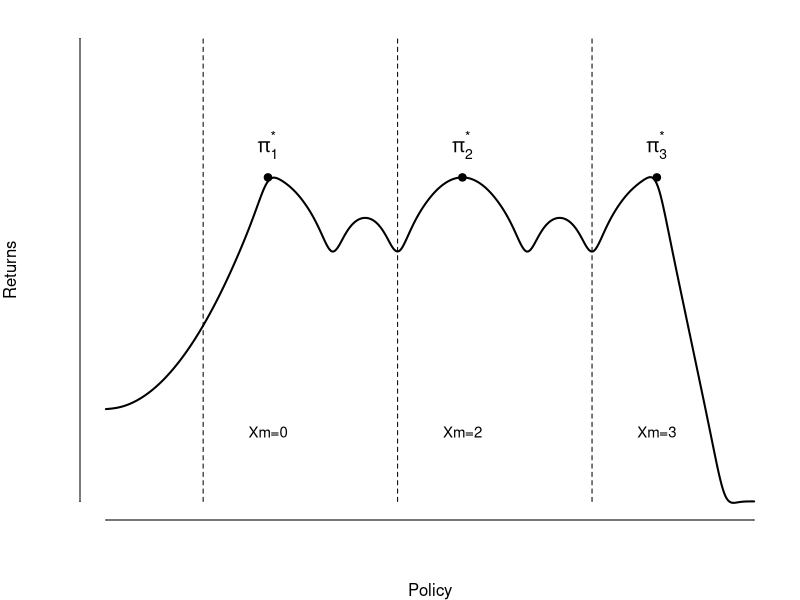

The R source for this figure:
# Create a diagram with multiple equal-height optima

# Set up a simple plotting area
png("irl_diagram_equal_heights.png", width=700, height=400)
par(mar=c(4, 4, 1, 1))

# Create an empty plot
plot(NULL, xlim=c(0, 10), ylim=c(0, 10), 
     xlab="Policy", ylab="Returns", axes=FALSE)

# Add the x-axis
axis(1, at=c(0,10), labels=FALSE, lwd=1, tck=0)
#segments(0, 0, 10, 0)

# Add the y-axis
axis(2, at=c(0,10), labels=FALSE, lwd=1, tck=0)
#segments(0, 0, 0, 10)

# Add "Returns" label on y-axis
text(-0.8, 5, "Returns", srt=90, cex=1.2)

# Add "Policy" label at bottom
text(5, -1, "Policy", cex=1.2)

# Add vertical separators and Xm labels
segments(1.5, 0, 1.5, 10, lty=2)
segments(4.5, 0, 4.5, 10, lty=2)
segments(7.5, 0, 7.5, 10, lty=2)
text(2.5, 1.5, "Xm=0", cex=0.9)
text(5.5, 1.5, "Xm=2", cex=0.9)
text(8.5, 1.5, "Xm=3", cex=0.9)

# Define three separate sine functions centered at the three optimal policy points
# Each will peak at the SAME height
x <- seq(0, 10, length.out=500)

# Target peak locations
peak_x1 <- 2.5
peak_x2 <- 5.5
peak_x3 <- 8.5

# Target peak height
peak_height <- 7

# Generate a smooth curve with equal-height peaks
y <- rep(0, length(x))

# Create localized bumps at each peak location
for(i in 1:length(x)) {
  # First peak contribution
  dist1 <- abs(x[i] - peak_x1)
  if(dist1 < 2) {
    y[i] <- y[i] + peak_height * (1 - (dist1/2)^2)
  }
  
  # Second peak contribution
  dist2 <- abs(x[i] - peak_x2)
  if(dist2 < 2) {
    y[i] <- y[i] + peak_height * (1 - (dist2/2)^2)
  }
  
  # Third peak contribution
  dist3 <- abs(x[i] - peak_x3)
  if(dist3 < 2) {
    y[i] <- y[i] + peak_height * (1 - (dist3/2)^2)
  }
}

# Connect the valleys between peaks with a smooth curve
# Find the indices of the peaks
peak1_idx <- which.min(abs(x - peak_x1))
peak2_idx <- which.min(abs(x - peak_x2))
peak3_idx <- which.min(abs(x - peak_x3))

# Create a more natural continuous curve
# Adjust the values between peaks to create a smooth, continuous curve
for(i in 1:length(x)) {
  if(x[i] < peak_x1) {
    # Before first peak - gradual rise
    y[i] <- 2 + (peak_height - 2) * (x[i]/peak_x1)^2
  } else if (x[i] > peak_x1 && x[i] < peak_x2) {
    # Between first and second peak
    if(y[i] == 0) { # Only adjust points not already part of a peak
      midpoint <- (peak_x1 + peak_x2)/2
      position <- (x[i] - peak_x1)/(peak_x2 - peak_x1)
      valley_depth <- 3 # How low the curve dips between peaks
      y[i] <- peak_height - (peak_height - valley_depth) * 4 * position * (1 - position)
    }
  } else if (x[i] > peak_x2 && x[i] < peak_x3) {
    # Between second and third peak
    if(y[i] == 0) { # Only adjust points not already part of a peak
      midpoint <- (peak_x2 + peak_x3)/2
      position <- (x[i] - peak_x2)/(peak_x3 - peak_x2)
      valley_depth <- 2 # How low the curve dips between peaks
      y[i] <- peak_height - (peak_height - valley_depth) * 4 * position * (1 - position)
    }
  } else if (x[i] > peak_x3) {
    # After the third peak - gradual decline
    position <- (x[i] - peak_x3)/(10 - peak_x3)
    y[i] <- max(0, peak_height - position * 10)
  }
}

# Smooth the curve
y_smooth <- stats::smooth.spline(x, y, spar=0.35)$y

# Draw the continuous curve
lines(x, y_smooth, lwd=2)

# Add the three labeled peaks (optimal policies)
points(peak_x1, peak_height, pch=19, cex=1)
points(peak_x2, peak_height, pch=19, cex=1)
points(peak_x3, peak_height, pch=19, cex=1)

# Add the π labels exactly as in your sketch
text(peak_x1, peak_height+0.7, expression(pi[1]^"*"), cex=1.2)
text(peak_x2, peak_height+0.7, expression(pi[2]^"*"), cex=1.2)
text(peak_x3, peak_height+0.7, expression(pi[3]^"*"), cex=1.2)

# Close the PDF device
dev.off()

